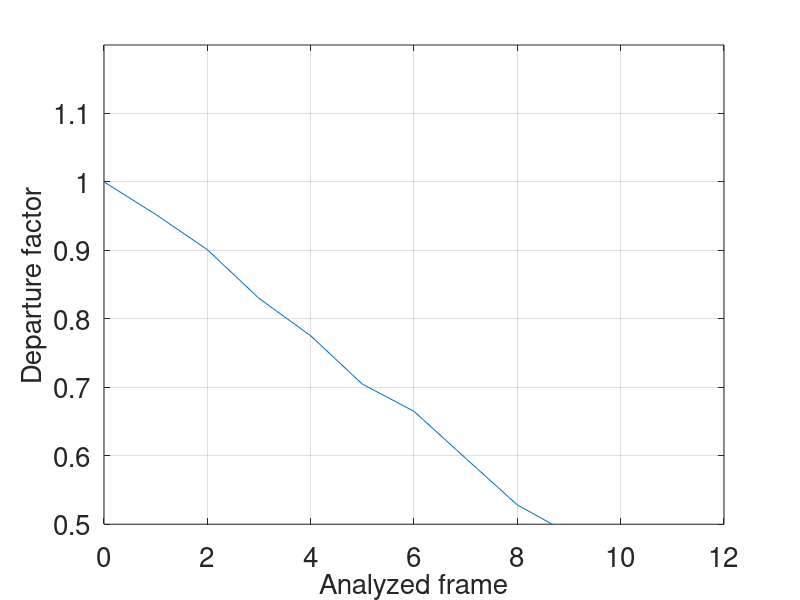
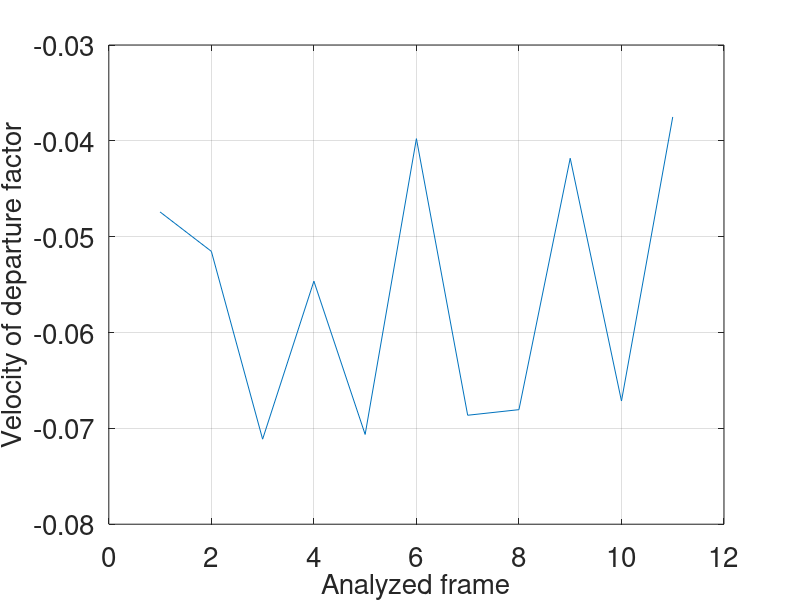
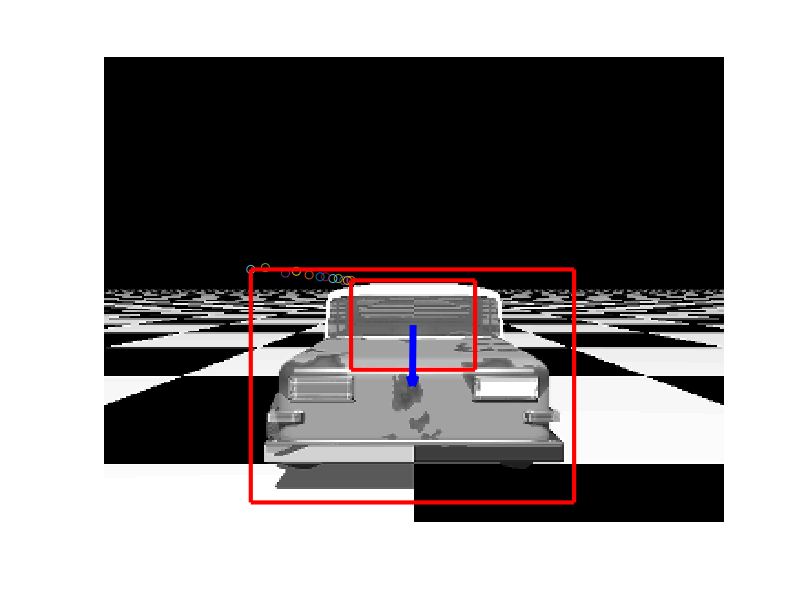

Write the MATLAB code that produced these figures, in order.
%
function h=plot_TesteDarpa2()
	DATA=load('data_TEsteDarpa2.dat');

	graph = plot(DATA.vc,DATA.vd);
	grid;
	hx=xlabel('Analyzed frame');
	hy=ylabel('Departure factor');
	ylim([0.5 1.2]);

	FONTSIZE=20;
	hf = gcf();%% current figure
	ha = gca();%% current axis object. 
	set(ha,'fontsize',FONTSIZE);%% cambia solamente los ejes
	%set(ht,'fontsize',FONTSIZE);%% cambia solamente el titulo
	set(hx,'fontsize',FONTSIZE);%% cambia solamente el texto de x
	set(hy,'fontsize',FONTSIZE);%% cambia solamente el texto de y
	print (hf ,'graph.eps','-deps','-tight',['-F:',int2str(FONTSIZE)]);


	graph = plot(DATA.vc(2:length(DATA.vc)),diff(DATA.vd));
	grid;
	hx=xlabel('Analyzed frame');
	hy=ylabel('Velocity of departure factor');
	%ylim([0.5 1.2]);

	FONTSIZE=20;
	hf = gcf();%% current figure
	ha = gca();%% current axis object. 
	set(ha,'fontsize',FONTSIZE);%% cambia solamente los ejes
	%set(ht,'fontsize',FONTSIZE);%% cambia solamente el titulo
	set(hx,'fontsize',FONTSIZE);%% cambia solamente el texto de x
	set(hy,'fontsize',FONTSIZE);%% cambia solamente el texto de y
	print (hf ,'graphv.eps','-deps','-tight',['-F:',int2str(FONTSIZE)]);



	figure;
	imshow(DATA.img2)
	hold on
	plot_vector(DATA);

	hold off
	print (gcf ,'graph2.eps','-depsc','-tight');
	h=0;
end


function h=plot_vector(DATA) 

	N=length(DATA.P);

	lin0=((DATA.P{1}(1,1))+DATA.WSIZEL0/2); %ADICIONADO DATA.WSIZEL0/2
	col0=((DATA.P{1}(1,2))+DATA.WSIZEC0/2);
	delta_lin=DATA.P{N}(1,1)+DATA.WSIZELF/2-lin0; %Adicionado +DATA.WSIZEL0/2
	delta_col=DATA.P{N}(1,2)+DATA.WSIZECF/2-col0;

	for II=1:N
		scatter(DATA.P{II}(1,2),DATA.P{II}(1,1));
	end

	rectangle('Position',[DATA.P{1}(2),DATA.P{1}(1), DATA.WSIZEC0, DATA.WSIZEL0], 'LineWidth',3, 'EdgeColor','r');
	rectangle('Position',[DATA.P{N}(2),DATA.P{N}(1), DATA.WSIZECF, DATA.WSIZELF], 'LineWidth',3, 'EdgeColor','r');
  
	quiver(col0, lin0,delta_col , delta_lin,'k','maxheadsize',0.1,'linewidth',5,'AutoScale','off','color','blue') %Plot of pcc test
    
end
